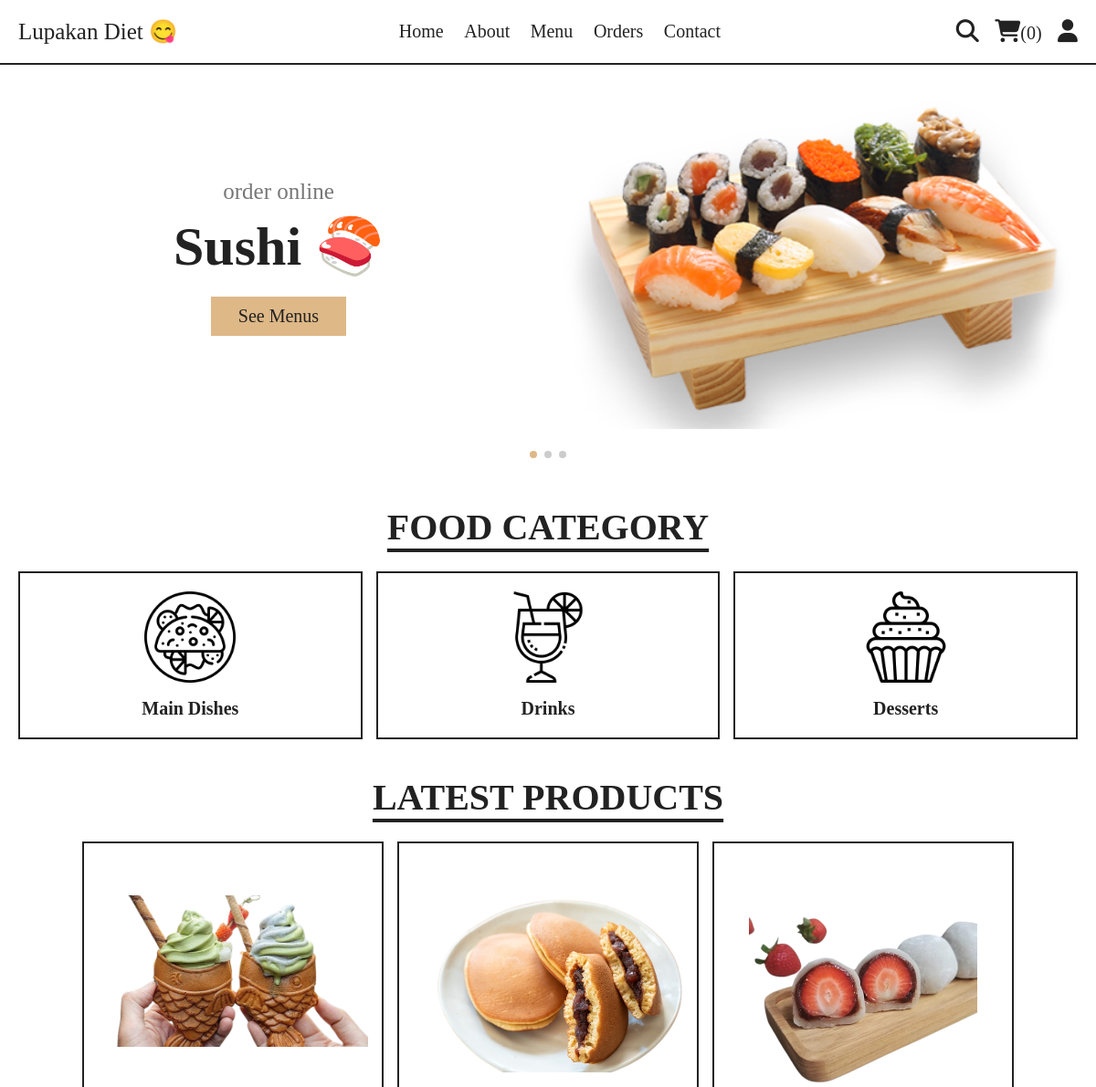
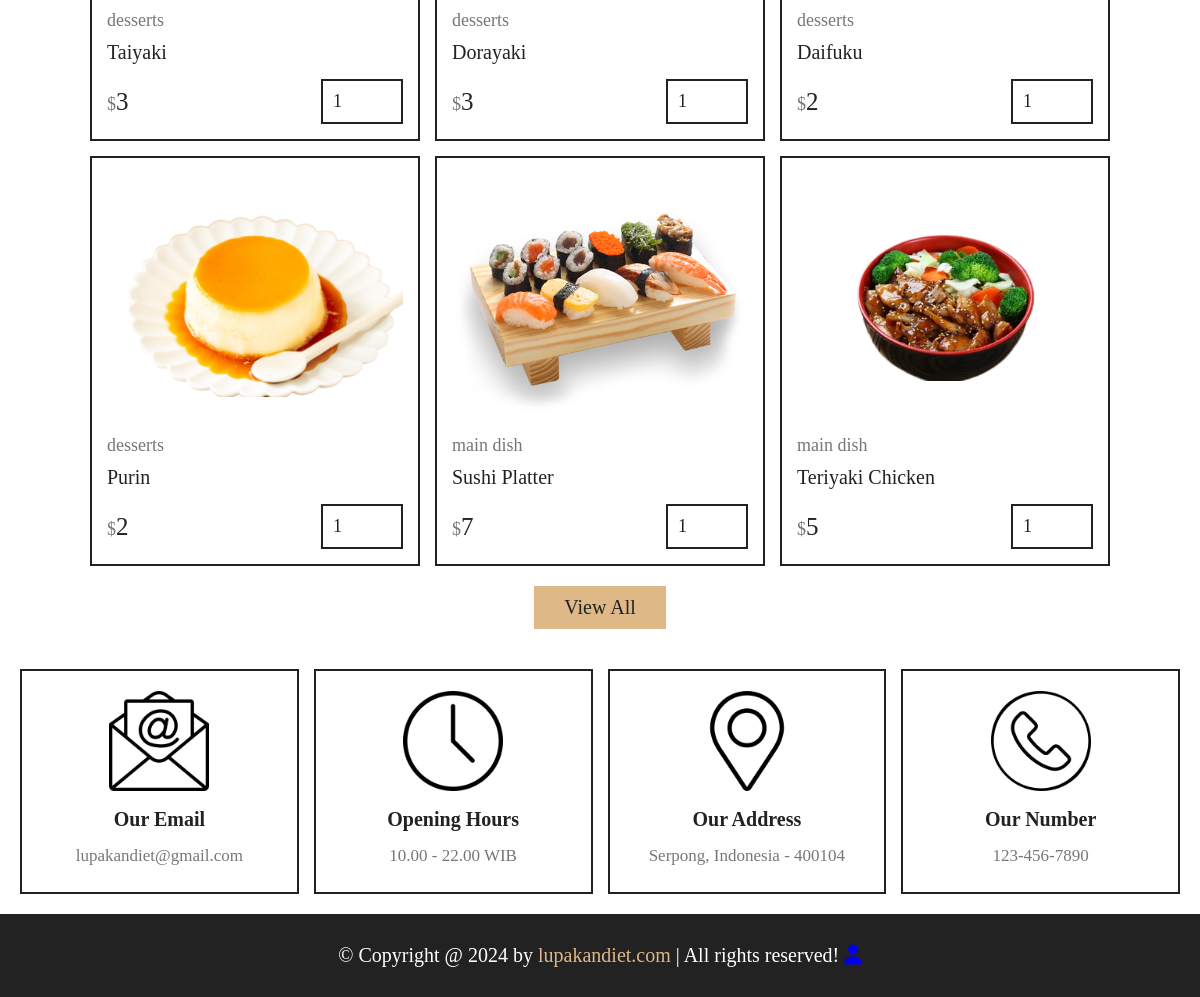
The page / on the database its author committed (2 pictures, top to bottom).
### tables this page shows
CREATE TABLE `products` (
  `id` int(100) NOT NULL,
  `name` varchar(100) NOT NULL,
  `category` varchar(100) NOT NULL,
  `price` int(10) NOT NULL,
  `image` varchar(100) NOT NULL,
  `description` varchar(500) NOT NULL
);

### index.php (the view, shortened to what this page needs)
<?php
include 'components/connect.php';
?>
<!DOCTYPE html>
<html lang="en">
<head>
   <link rel="stylesheet" href="https://unpkg.com/swiper@8/swiper-bundle.min.css" />
   <link rel="stylesheet" href="https://cdnjs.cloudflare.com/ajax/libs/font-awesome/6.1.1/css/all.min.css">
   <link rel="stylesheet" href="css/style.css">
</head>
<body>
<?php include 'components/user_header.php'; ?>
<section class="hero">
   <div class="swiper hero-slider">
      <div class="swiper-wrapper">
         <div class="swiper-slide slide">
            <div class="content">
               <span>order online</span>
               <h3>Sushi 🍣</h3>
               <a href="menu.php" class="btn">See Menus</a>
            </div>
            <div class="image">
               <img src="images/home-img-1.png" alt="">
            </div>
         </div>
         <div class="swiper-slide slide">
            <div class="content">
               <span>order online</span>
               <h3>Matcha 🍵</h3>
               <a href="menu.php" class="btn">See Menus</a>
            </div>
            <div class="image">
               <img src="images/home-img-2.png" alt="">
            </div>
         </div>
         <div class="swiper-slide slide">
            <div class="content">
               <span>order online</span>
               <h3>Taiyaki 🐟</h3>
               <a href="menu.php" class="btn">See Menus</a>
            </div>
            <div class="image">
               <img src="images/home-img-3.png" alt="">
            </div>
         </div>
      </div>
      <div class="swiper-pagination"></div>
   </div>
</section>
<section class="category">
   <h1 class="title">food category</h1>
   <div class="box-container">
      <a href="category.php?category=main dish" class="box">
         <img src="images/cat-2.png" alt="">
         <h3>main dishes</h3>
      </a>
      <a href="category.php?category=drinks" class="box">
         <img src="images/cat-3.png" alt="">
         <h3>drinks</h3>
      </a>
      <a href="category.php?category=desserts" class="box">
         <img src="images/cat-4.png" alt="">
         <h3>desserts</h3>
      </a>
   </div>
</section>
<section class="products">
   <h1 class="title">latest products</h1>
   <div class="box-container">
      <?php
         $select_products = $conn->prepare("SELECT * FROM `products` LIMIT 6");
         $select_products->execute();
         if($select_products->rowCount() > 0){
            while($fetch_products = $select_products->fetch(PDO::FETCH_ASSOC)){
      ?>
      <form action="" method="post" class="box">
         <img src="uploaded_img/<?= $fetch_products['image']; ?>" alt="">
         <a href="category.php?category=<?= $fetch_products['category']; ?>" class="cat"><?= $fetch_products['category']; ?></a>
         <div class="name"><?= $fetch_products['name']; ?></div>
         <div class="flex">
            <div class="price"><span>$</span><?= $fetch_products['price']; ?></div>
            <input type="number" name="qty" class="qty" min="1" max="99" value="1" maxlength="2">
         </div>
      </form>
      <?php
            }
         }else{
            echo '<p class="empty">no products added yet!</p>';
         }
      ?>
   </div>
   <div class="more-btn">
      <a href="menu.php" class="btn">view all</a>
   </div>
</section>
<?php include 'components/footer.php'; ?>
</body>
</html>

### components/user_header.php (shortened to what this page needs)
<header class="header">
   <section class="flex">
      <a href="index.php" class="logo">Lupakan Diet 😋</a>
      <nav class="navbar">
         <a href="index.php">Home</a>
         <a href="about.php">About</a>
         <a href="menu.php">Menu</a>
         <a href="orders.php">Orders</a>
         <a href="contact.php">Contact</a>
      </nav>
      <div class="icons">
         <?php
            $count_cart_items = $conn->prepare("SELECT * FROM `cart` WHERE user_id = ?");
            $count_cart_items->execute([$user_id]);
            $total_cart_items = $count_cart_items->rowCount();
         ?>
         <a href="search.php"><i class="fas fa-search"></i></a>
         <a href="cart.php"><i class="fas fa-shopping-cart"></i><span>(<?= $total_cart_items; ?>)</span></a>
         <div id="user-btn" class="fas fa-user"></div>
      </div>
   </section>
</header>

### components/footer.php (shortened to what this page needs)
<footer class="footer">
   <section class="grid">
      <div class="box">
         <img src="images/email-icon.png" alt="">
         <h3>our email</h3>
         <a href="mailto:lupakandiet@gmail.com">lupakandiet@gmail.com</a>
      </div>
      <div class="box">
         <img src="images/clock-icon.png" alt="">
         <h3>opening hours</h3>
         <p>10.00 - 22.00 WIB</p>
      </div>
      <div class="box">
         <img src="images/map-icon.png" alt="">
         <h3>our address</h3>
         <a href="#">Serpong, Indonesia - 400104</a>
      </div>
      <div class="box">
         <img src="images/phone-icon.png" alt="">
         <h3>our number</h3>
         <a href="tel:1234567890">123-456-7890</a>
      </div>
   </section>
   <div class="credit">&copy; Copyright @ <?= date('Y'); ?> by <span>lupakandiet.com</span> | All rights reserved! <a href="./admin/admin_login.php"><i class="fas fa-user"></i></a></div>
</footer>

### css/style.css (style rules this page uses)
:root { --yellow: #DEB887; --red: #9b9b5e; --white:#fff; --black:#222; --light-color:#777; --border:.2rem solid var(--black); }
* { font-family: Candara; margin:0; padding:0; box-sizing: border-box; outline: none; border: none; text-decoration: none; }
html { font-size: 62.5%; overflow-x: hidden; scroll-behavior: smooth; stop-opacity: 7rem; }
section { margin:0 auto; max-width: 1200px; padding:2rem; }
.title { text-align: center; margin-bottom: 2.5rem; font-size: 4rem; color:var(--black); text-transform: uppercase; text-decoration: underline; text-underline-offset: 1rem; }
.btn, .delete-btn { margin-top: 1rem; display: inline-block; font-size: 2rem; padding:1rem 3rem; cursor: pointer; text-transform: capitalize; transition: .2s linear; }
.btn { background-color: var(--yellow); color:var(--black); }
.header { position: sticky; top:0; left:0; right:0; z-index: 1000; background-color: var(--white); border-bottom: var(--border); }
.header .flex { display: flex; align-items: center; justify-content: space-between; position: relative; }
.header .flex .logo { font-size: 2.5rem; color:var(--black); }
.header .flex .navbar a { font-size: 2rem; color:var(--black); margin:0 1rem; }
.header .flex .icons > * { margin-left: 1.5rem; font-size: 2.5rem; color:var(--black); cursor: pointer; }
.header .flex .icons span { font-size: 2rem; }
.hero .slide { display: flex; align-items: center; flex-wrap: wrap-reverse; gap:2rem; margin-bottom: 4rem; }
.hero .slide .image { flex:1 1 40rem; }
.hero .slide .image img { width: 100%; }
.hero .slide .content { flex:1 1 40rem; text-align: center; }
.hero .slide .content span { font-size: 2.5rem; color:var(--light-color); }
.hero .slide .content h3 { margin:1rem 0; font-size: 6rem; color:var(--black); text-transform: capitalize; }
.category .box-container { display: grid; grid-template-columns: repeat(auto-fit, minmax(27rem, 1fr)); gap:1.5rem; align-items: flex-start; }
.category .box-container .box { border:var(--border); padding:2rem; text-align: center; }
.category .box-container .box img { width: 100%; height: 10rem; object-fit: contain; }
.category .box-container .box h3 { font-size: 2rem; margin-top: 1.5rem; color:var(--black); text-transform: capitalize; }
.products .box-container { display: grid; grid-template-columns: repeat(auto-fit, 33rem); justify-content: center; align-items: flex-start; gap:1.5rem; }
.products .box-container .box { border:var(--border); padding:1.5rem; position: relative; overflow: hidden; }
.products .box-container .box img { height: 25rem; width: 100%; object-fit: contain; margin-bottom: 1rem; }
.products .box-container .box .cat { font-size: 1.8rem; color:var(--light-color); }
.products .box-container .box .name { font-size: 2rem; color:var(--black); margin:1rem 0; }
.products .box-container .box .flex { display: flex; align-items: center; gap:1rem; margin-top: 1.5rem; }
.products .box-container .box .flex .price { margin-right: auto; font-size: 2.5rem; color:var(--black); }
.products .box-container .box .flex .price span { color:var(--light-color); font-size: 1.8rem; }
.products .box-container .box .flex .qty { padding:1rem; border:var(--border); font-size: 1.8rem; color:var(--black); }
.products .more-btn { margin-top: 1rem; text-align: center; }
.footer .grid { display: grid; grid-template-columns: repeat(auto-fit, minmax(27rem, 1fr)); gap:1.5rem; align-items: flex-start; }
.footer .grid .box { border:var(--border); padding:2rem; text-align: center; }
.footer .grid .box img { height: 10rem; width: 100%; object-fit: contain; margin-bottom: .5rem; }
.footer .grid .box h3 { margin:1rem 0; font-size: 2rem; color:var(--black); text-transform: capitalize; }
.footer .grid .box p, .footer .grid .box a { display: block; font-size: 1.7rem; color:var(--light-color); line-height: 1.8; }
.credit { padding:3rem 2rem; text-align: center; background-color: var(--black); color:var(--white); font-size: 2rem; }
.credit span { color:var(--yellow); }

### rows shown on the page
products: image (picture), category "desserts", name "Taiyaki", price "3"
products: image (picture), category "desserts", name "Dorayaki", price "3"
products: image (picture), category "desserts", name "Daifuku", price "2"
products: image (picture), category "desserts", name "Purin", price "2"
products: image (picture), category "main dish", name "Sushi Platter", price "7"
products: image (picture), category "main dish", name "Teriyaki Chicken", price "5"

### other values the page prints
$total_cart_items "0"
